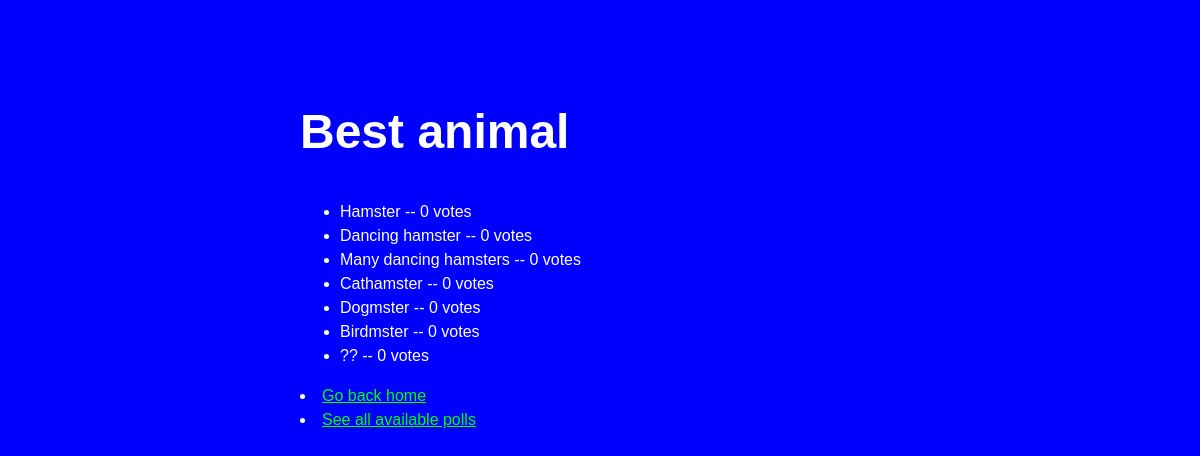
The app's page /37/results/ with its own data.
### polls/models.py (models this page shows, shortened)
class Question(models.Model):
    question_text = models.CharField(max_length=200)
    pub_date = models.DateTimeField("date published")

class Choice(models.Model):
    question = models.ForeignKey(Question, on_delete=models.CASCADE)
    choice_text = models.CharField(max_length=200)
    votes = models.IntegerField(default=0)

### polls/views.py (the view)
# urls.py: path('<int:pk>/results/', views.ResultsView.as_view(), name='results'),
class ResultsView(generic.DetailView):
    model = Question
    template_name = "polls/results.html"

### polls/templates/polls/results.html (shortened to what this page needs)
<!DOCTYPE html>
<html lang="en">
<head>
    {% load static %}
    <link rel="stylesheet" type="text/css" href="{% static 'polls/style.css' %}">
</head>
<body>
    <h1>{{ question.question_text }}</h1>
    <ul>
        {% for choice in question.choice_set.all %}
        <li>{{ choice.choice_text }} -- {{ choice.votes }} vote{{ choice.votes|pluralize }}</li>
        {% endfor %}
    </ul>
    <li><a href="{% url 'polls:index' %}">Go back home</a></li>
    <li><a href="{% url 'polls:all_polls' %}">See all available polls</a></li>
</body>
</html>

### polls/static/polls/style.css (style rules this page uses)
li a { color: rgb(0, 255, 0); }
h1 { font-size: 3rem; }
body { background-color: blue; font-family: 'The-Django', sans-serif; color: white; line-height: 1.5; padding: 4em 1em; margin: 0 auto; max-width: 50vw; }

### records on screen
Question: question_text "Best animal"
Choice: choice_text "Hamster", votes "0"
Choice: choice_text "Dancing hamster", votes "0"
Choice: choice_text "Many dancing hamsters", votes "0"
Choice: choice_text "Cathamster", votes "0"
Choice: choice_text "Dogmster", votes "0"
Choice: choice_text "Birdmster", votes "0"
Choice: choice_text "??", votes "0"
